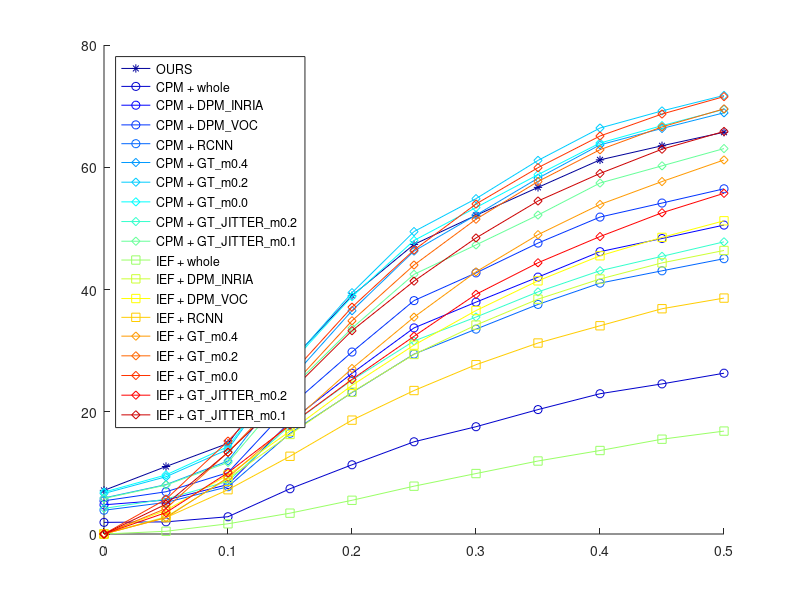
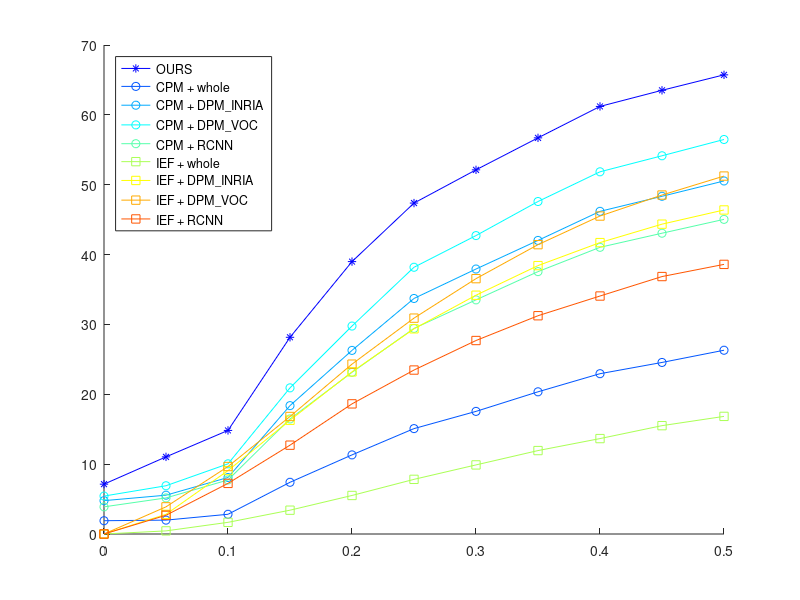

MATLAB code to generate these figures, in order:
% plot_pck_results.m
% 
clc; close all; clear;

testdatatype = 'synthetic';

if strcmp(testdatatype, 'real')
    numimages = [45 49 29 25 23 21 75 28 16 47];
pcks = [...
    3.17	1.11	1.9	1.27	1.11	1.9	1.9	3.81	1.11	2.38	0	0	0	0	0	0	0	0	0;
    1.75	0.15	1.31	0.58	0.15	1.9	2.48	1.6	0.73	0.87	0	0	0	0	0	0	0	0	0;
    1.48	1.23	2.46	1.97	1.23	3.45	6.4	3.2	1.23	1.72	0	0	0	0	0	0	0	0	0;
    2.29	0.86	2	2.29	0.86	2.86	1.14	1.43	1.71	2.57	0	0	0	0	0	0	0	0	0;
    1.24	0.62	1.24	1.86	0.62	0.93	2.8	2.17	1.55	0.62	0	0	0	0	0	0	0	0	0;
    0	1.02	1.7	2.38	1.02	2.38	1.36	2.04	0.68	1.02	0	0	0	0	0	0	0	0	0;
    0.86	0.19	0.38	0.48	0.19	0.67	0.19	1.24	0.57	0.67	0	0	0	0	0	0	0	0	0;
    2.55	0.77	1.02	1.28	0.77	1.53	1.79	2.55	0.26	1.79	0	0	0	0	0	0	0	0	0;
    2.23	1.04	3.12	0.45	1.04	0.89	3.35	5.58	0.45	2.68	0	0	0	0	0	0	0	0	0;
    2.28	0	0	0	0	1.5	1.34	1.12	0	0.83	0	0	0	0	0	0	0	0	0;
    3.17	1.11	1.9	1.27	1.11	1.9	1.9	3.81	1.11	2.38	0.16	0.79	0.48	0.32	0.95	1.59	2.06	0.63	0.95;
    1.75	0.15	1.31	0.58	0.15	1.9	2.48	1.6	0.73	0.87	0.29	0.58	0.15	0.29	1.75	1.6	1.75	0.87	1.46;
    1.48	1.23	2.46	1.97	1.23	3.45	6.4	3.2	1.23	1.72	0	1.97	0.49	0.25	0.49	0.49	1.48	0.74	1.48;
    2.29	0.86	2	2.29	0.86	2.86	1.14	1.43	1.71	2.57	0	1.14	1.43	0	1.71	2.57	2.86	1.14	1.43;
    1.24	0.62	1.24	1.86	0.62	0.93	2.8	2.17	1.55	0.62	0	0.62	0.93	0	0	0.62	0.93	1.24	1.86;
    0	1.02	1.7	2.38	1.02	2.38	1.36	2.04	0.68	1.02	0	1.02	1.36	0	0	2.04	1.7	1.7	1.36;
    0.86	0.19	0.38	0.48	0.19	0.67	0.19	1.24	0.57	0.67	0.1	0.19	0.1	0.1	0.67	0.38	0.48	0.67	0.38;
    2.55	0.77	1.02	1.28	0.77	1.53	1.79	2.55	0.26	1.79	0	0.77	0.26	0	1.53	0.26	0.51	0.26	0.77;
    2.23	1.04	3.12	0.45	1.04	0.89	3.35	5.58	0.45	2.68	0	0.89	0.89	0	0.45	1.34	2.23	1.34	0;
    2.28	0	0	0	0	1.5	1.34	1.12	0	0.83	0	0	0.16	0	0.35	0.82	0.7	0.35	1.04;
    4.44	1.59	2.38	1.59	1.59	2.06	3.02	4.92	1.43	3.17	0.79	2.7	3.17	0.95	3.49	6.03	6.67	2.06	5.24;
    3.64	0.44	2.77	0.87	0.44	4.08	6.41	4.23	1.75	2.92	0.44	2.48	0.58	0.44	4.23	5.25	5.69	2.48	5.1;
    5.17	5.91	8.37	7.39	5.91	10.1	14.78	9.61	4.43	5.17	1.48	6.9	3.45	2.22	3.45	4.93	5.91	3.94	5.42;
    6	4.86	6.57	9.14	5.14	8.57	9.14	7.43	5.43	8.29	1.14	6	6.57	1.71	5.71	7.71	6.29	4.29	6.57;
    2.8	1.24	2.8	4.04	1.24	1.86	4.97	4.66	2.17	1.86	0.31	2.48	3.42	0.31	1.86	2.8	4.66	3.42	4.66;
    3.4	4.08	5.44	5.78	4.08	7.14	7.48	7.14	4.42	5.78	1.36	4.76	7.14	1.36	5.78	7.48	9.18	8.5	7.82;
    1.52	0.48	0.57	0.76	0.48	0.95	1.33	2.19	1.14	1.81	0.29	0.48	0.19	0.29	1.33	1.52	1.71	1.43	2.19;
    2.55	0.77	1.28	1.28	0.77	1.53	2.04	3.06	0.26	2.3	0.51	2.3	2.55	0.51	4.08	4.34	4.59	1.79	2.81;
    4.91	2.6	8.93	7.89	2.6	5.58	10.79	14.43	5.61	5.8	0	1.79	2.23	0	2.31	2.75	4.99	4.46	2.68;
    2.28	0	0	0	0	1.5	1.34	1.12	0	0.83	0.18	0.18	0.53	0.35	2.24	3.09	2.1	1.4	3.82;
    13.81	3.81	7.78	6.83	3.81	7.78	10.95	10.63	5.08	7.62	2.06	6.19	6.83	2.38	6.67	11.11	14.44	6.19	11.11;
    9.91	1.31	5.25	2.19	1.31	8.45	12.97	11.66	4.81	8.31	0.87	4.23	1.31	0.87	7.87	9.48	10.79	6.41	9.48;
    11.58	8.87	16.01	15.27	9.11	18.23	25.86	19.7	9.36	11.08	3.45	13.79	9.85	4.68	9.36	14.53	15.27	9.11	13.05;
    10	6.57	11.14	14.86	7.43	15.43	14.57	16	11.43	12.86	1.71	11.43	9.71	2.57	10	14.29	14.29	10	12.86;
    9.01	2.48	7.45	11.49	2.48	8.7	11.8	12.73	8.39	5.28	0.62	4.35	7.76	0.62	4.66	5.59	9.32	6.52	7.45;
    6.8	6.46	7.14	12.24	6.46	12.93	15.31	11.9	7.82	10.88	3.4	9.52	15.65	3.4	13.61	18.03	19.05	16.33	17.69;
    5.81	0.86	1.81	1.43	1.14	3.71	4.67	5.71	2.38	4.38	0.48	1.24	0.38	0.67	3.05	3.24	4.38	3.14	4.57;
    6.63	2.3	3.32	4.85	2.3	5.36	7.4	8.42	2.81	6.38	2.04	5.1	6.38	2.04	9.18	9.44	10.46	5.36	8.16;
    11.16	3.05	13.47	10.71	3.05	10.45	16.22	24.29	8.81	12.6	0	5.88	5.43	0	4.61	6.32	9.97	7.29	5.43;
    4.71	2.01	2.01	2.89	2.93	5.37	5.83	3.93	1.66	4.18	0.18	0.18	1.58	0.35	3.91	6.32	5.97	3.42	7.13;
    21.27	6.03	12.86	10.79	6.03	13.81	16.67	18.89	7.14	13.17	3.02	10.63	10.32	3.33	11.43	18.73	21.27	11.43	15.87;
    14.29	2.19	7.14	3.5	2.19	12.97	16.62	17.06	6.85	12.39	2.33	6.85	3.21	2.33	12.1	16.03	18.51	10.06	13.99;
    16.01	12.81	23.89	23.4	13.3	23.89	36.7	27.83	13.3	18.97	4.93	20.2	15.52	6.4	16.01	20.44	23.15	15.76	21.67;
    15.71	12	18	21.71	12.86	23.43	24.57	26.29	17.71	22	2.86	18.29	18	4	14.86	21.71	22	16.86	20.57;
    13.35	4.04	10.87	13.98	4.04	14.91	19.88	17.7	10.25	11.18	0.93	7.45	12.42	0.93	6.83	14.29	18.32	10.87	10.87;
    10.54	10.88	13.95	21.77	10.88	25.85	28.91	24.15	13.95	19.05	4.76	14.29	23.81	4.76	21.77	27.21	29.93	24.15	28.91;
    8.48	1.62	2.76	2.48	1.81	6.48	8.67	8.38	4.67	6.38	1.14	3.14	1.05	1.52	5.9	6.67	8.19	4.95	8.38;
    12.5	5.36	5.87	9.18	5.36	12.24	14.8	13.78	6.38	9.95	3.32	7.4	11.99	3.32	13.52	13.01	16.33	10.97	14.03;
    16.07	6.77	21.21	16.29	6.77	16.65	26.15	33.36	11.56	21.98	0	8.56	8.56	0	8.78	11.31	13.54	12.8	13.17;
    8.36	3.41	3.41	4.64	4.33	9.15	11.04	7.98	3.44	6.83	0.39	0.39	2.34	0.92	7.77	12.36	11.84	6.2	12.38;
    30.79	7.78	16.67	13.17	7.94	20.16	25.4	25.4	10.48	19.52	3.97	15.24	12.54	4.29	16.03	26.51	28.73	15.08	23.02;
    22.16	3.79	10.35	5.54	3.79	19.39	26.97	25.22	11.08	18.37	3.5	8.31	4.37	3.5	15.74	19.97	23.32	12.68	18.22;
    25.62	19.21	37.44	36.95	20.44	35.47	50.25	39.41	21.18	28.82	6.65	25.86	21.92	8.13	22.17	28.08	31.28	23.4	30.3;
    22.57	15.71	23.43	27.43	16.29	29.71	32	30.86	22.29	27.71	5.71	23.14	23.71	7.43	23.14	30.57	30.57	21.71	27.14;
    17.39	7.14	17.39	20.5	7.14	22.36	28.57	24.84	15.84	15.22	1.24	8.7	19.88	1.24	13.35	21.12	23.6	14.91	17.7;
    14.97	15.31	19.73	31.29	15.31	35.71	41.84	31.63	21.43	24.83	6.8	17.69	31.63	6.8	31.29	37.76	38.78	34.01	38.78;
    13.05	2.57	4.48	3.52	3.14	9.14	13.52	13.71	6.19	10.19	1.62	4.76	1.43	2.29	9.14	11.33	12.76	7.24	12.67;
    17.09	6.38	7.4	13.01	6.38	17.09	18.37	17.86	8.67	16.07	4.34	9.69	14.29	4.34	19.9	22.19	28.06	15.56	19.13;
    22.32	10.52	26.89	22.35	10.52	22.78	32.47	41.99	19.4	27.34	0	12.57	12.13	0	12.05	17.26	19.49	18.9	18.3;
    11.55	3.41	3.41	4.64	4.33	11.6	13.76	10.03	5.68	9.19	0.57	0.57	3.34	1.1	11.51	15.68	15.16	8.84	14.14;
    37.14	10	19.37	16.83	10.16	25.4	31.59	30.48	13.33	24.76	5.56	19.37	16.19	5.87	21.27	32.38	34.6	19.21	28.41;
    27.26	5.1	12.24	7.29	5.1	23.91	29.74	30.76	13.27	22.16	4.66	10.35	5.98	4.66	20.26	25.07	29.01	16.47	24.49;
    28.08	22.91	41.38	39.66	24.63	42.86	57.14	45.32	23.4	33	8.87	30.05	27.09	10.59	30.05	36.21	39.66	29.06	39.66;
    28.29	20	29.14	35.43	20	35.14	40	37.71	25.14	32.57	6.86	27.71	28.86	8.86	30.29	38.29	38.29	28.86	34;
    20.5	8.39	20.19	22.98	8.39	25.47	32.92	27.95	18.63	18.01	2.8	10.25	23.29	2.8	17.7	25.78	30.12	21.74	20.81;
    22.79	21.09	28.23	41.16	21.09	47.96	52.04	40.82	27.89	31.29	9.52	20.75	37.76	9.52	38.78	47.62	48.64	42.18	48.3;
    17.43	3.52	6	4.48	4.1	12	18.67	18.38	8.38	12.57	2.38	6.67	3.05	3.14	13.05	15.05	16.57	10	17.05;
    19.9	7.65	10.71	17.09	7.65	22.19	23.98	26.28	12.76	24.23	6.38	12.76	17.6	6.38	22.96	29.59	34.69	20.66	27.04;
    29.02	13.9	32.95	28.04	13.9	27.47	37.08	49.36	22.53	31.95	0.45	14.43	14.88	0.45	15.73	22.43	23.69	23.51	22.92;
    15.81	4.35	4.35	6.57	5.45	14.39	18.52	13.71	7.14	11.19	1.1	1.1	4.77	2.02	15.4	20.87	20.71	10.61	19.72;
    42.22	10.32	20.79	18.1	10.48	28.41	34.29	33.33	15.24	28.1	6.19	22.54	18.1	6.51	25.56	37.14	39.05	22.86	33.97;
    34.26	7	14.72	9.91	7	28.28	35.42	36.88	17.06	26.68	5.98	11.95	7.87	5.98	24.49	32.22	36.44	19.53	30.17;
    32.51	26.6	47.04	46.55	28.33	50	63.79	53.94	27.09	39.9	12.07	34.73	31.28	14.29	36.21	41.13	45.57	33.25	43.35;
    35.14	22.29	32	39.71	22.29	39.43	45.71	45.43	32.86	39.14	8.57	31.71	33.71	10.57	38.86	45.14	46	35.71	40;
    26.71	10.25	23.6	25.47	10.25	29.81	39.44	30.12	23.29	19.88	4.04	11.49	27.02	4.04	23.29	31.06	36.96	24.84	25.16;
    26.87	24.49	34.01	43.54	24.49	54.08	58.16	45.24	32.31	37.76	11.9	25.17	42.18	11.9	46.6	56.8	57.82	48.98	52.38;
    23.24	4.38	7.52	5.52	5.33	14.95	23.33	22.57	10.48	16.57	2.86	8.48	3.62	3.81	16.29	20	20.67	12.67	20;
    23.72	8.42	11.99	18.88	8.42	27.55	28.83	31.89	13.78	28.06	8.16	16.07	21.43	8.16	27.81	37.76	40.56	25.26	34.95;
    33.93	14.35	35.62	30.34	14.35	31.04	42.51	56.76	27.25	33.81	1.96	20.34	20.34	1.96	18.85	24.73	28.23	24.58	27.96;
    20.82	5.22	5.22	7.99	7.24	19.05	23.88	17.78	9.4	14.73	1.54	1.54	5.53	3	18.65	24.43	24.48	12.46	22.61;
    49.84	13.17	23.17	21.27	13.33	34.76	41.59	39.37	18.1	32.22	7.14	24.76	20.16	7.46	28.89	41.11	44.76	27.14	37.78;
    41.69	8.75	17.06	11.95	8.75	31.92	40.67	40.96	19.39	29.74	7.58	14.72	10.06	7.58	28.28	36.15	41.98	23.76	34.69;
    38.18	29.56	50.99	50.99	31.28	53.94	69.21	60.59	31.53	44.58	14.78	39.41	36.7	17.73	40.64	44.33	49.01	38.18	48.77;
    38.86	25.43	35.43	45.14	25.43	45.71	49.14	48	33.71	42.86	10.57	36.29	38.86	12.57	44.86	51.71	52.29	42.86	47.43;
    29.19	11.8	24.84	27.64	11.8	33.85	43.17	32.92	26.09	22.98	4.35	13.66	30.12	4.35	27.33	34.16	41.3	27.64	28.57;
    31.97	26.53	37.07	50	26.53	59.52	63.61	50.34	37.41	42.18	14.63	28.91	46.6	14.63	52.04	63.61	65.65	57.48	56.8;
    28.95	5.14	8.67	6.38	6.19	18.29	26.48	27.62	12.86	20.95	3.9	10.19	5.14	4.95	19.52	24.67	25.33	15.9	23.9;
    32.4	11.73	15.31	21.94	11.73	33.93	37.24	37.76	19.64	32.14	9.18	18.11	25.51	9.18	32.65	42.09	47.45	28.83	40.56;
    42.41	16.58	37.86	32.57	16.58	33.87	46.49	61.22	29.55	37.38	1.96	22.2	22.65	1.96	23.47	27.04	31.06	25.92	30.27;
    24.92	6.9	6.9	10.12	9.13	23.48	27.99	22.07	11.5	18.71	1.76	1.76	5.89	3.42	21.16	28.52	28.66	14.88	25.63;
    53.81	14.13	24.76	22.54	14.29	36.67	45.71	42.54	20	35.71	8.73	26.35	22.06	8.89	32.22	44.92	49.37	31.43	41.9;
    46.65	10.5	19.24	13.85	10.5	34.26	44.46	45.34	21.14	33.97	8.6	16.47	11.52	8.6	32.07	41.98	46.21	26.09	39.5;
    44.33	32.27	55.42	55.42	33.99	56.4	74.38	65.27	34.24	48.52	17.98	42.12	41.38	21.18	44.33	46.8	54.43	42.12	52.71;
    43.71	27.43	38	47.43	27.43	50	52	53.14	36.57	45.71	12.29	40.29	44.57	14.86	47.71	57.14	57.14	46	53.43;
    32.61	13.35	27.95	30.43	13.35	36.34	47.52	37.89	29.19	27.02	4.97	15.53	34.16	4.97	30.75	38.51	45.03	31.37	31.37;
    34.35	30.27	38.78	52.04	30.27	65.65	69.73	56.8	41.5	47.62	16.33	30.27	50.68	16.33	57.48	68.37	71.09	62.93	60.54;
    33.9	5.62	10.48	7.14	6.76	20.86	30.1	30.86	15.43	24.1	5.05	11.33	6.76	6.19	23.43	27.14	28.38	19.81	26.57;
    35.97	13.52	17.09	25.26	13.52	37.76	40.56	42.86	23.72	35.46	9.69	19.64	26.53	9.69	36.73	46.43	50.77	33.42	44.39;
    45.98	18.36	38.75	36.15	18.36	35.8	48.45	65.39	30.45	40.95	1.96	22.65	23.1	1.96	26.4	29.45	33.47	27.86	31.24;
    29.18	7.5	7.5	11.68	9.92	26.68	33.24	27.73	14.75	23.67	2.6	2.6	7.05	4.45	24.62	32.46	33.98	18.39	29.43;
    56.98	15.71	27.3	25.08	15.87	38.57	48.57	47.3	21.75	38.57	9.52	28.57	23.17	9.84	35.71	48.1	52.06	34.76	45.56;
    51.6	12.39	21.87	16.18	12.39	38.19	47.67	48.54	22.89	38.19	9.62	17.64	12.83	9.62	35.42	45.63	50	29.45	43.59;
    50.99	34.24	57.14	58.13	35.96	58.62	77.59	69.21	38.67	51.97	19.7	43.1	44.58	23.15	48.52	50.25	57.64	46.31	55.91;
    48.86	31.14	41.71	50.57	30.86	53.71	55.71	57.14	39.71	50.86	12.86	44.29	48.57	15.43	50.57	62.57	58.86	47.71	56.86;
    35.09	14.29	28.88	33.23	14.29	41.61	50.62	40.37	33.23	30.12	5.59	16.77	35.09	5.59	34.47	40.99	49.38	32.61	34.47;
    37.76	30.95	40.14	55.1	30.95	68.71	72.79	62.24	45.58	51.7	17.01	32.65	54.08	17.01	60.88	73.47	75.51	69.05	65.31;
    38.1	6.19	11.33	8	7.62	24	33.81	34.38	17.9	28.86	5.62	12.57	8.19	7.05	27.71	31.14	33.14	23.62	30;
    40.31	14.03	19.13	27.3	14.03	41.58	43.37	47.96	27.3	39.8	11.22	21.43	28.57	11.22	39.29	50.51	53.83	38.27	49.74;
    50.45	19.96	40.71	39	19.96	41.31	52.1	66.28	33.12	42.81	2.59	26.1	26.1	2.59	28.81	31.04	35.95	28.93	33.62;
    31.46	8.48	8.48	12.65	10.89	28.84	35.27	29.51	16.65	25.87	2.6	2.6	7.54	4.63	28.62	37.84	38.15	20.8	33.05;
    ];

elseif strcmp(testdatatype, 'synthetic')
    numimages = [100 100 100 100 100 100 100 100 100 100];
pcks = [...
    9.79	2.29	5.66	6.77	4.68	6.58	8.44	9.74	5.22	8.14	0	0	0	0	0	0	0	0	0;
    7.21	2.16	5.14	5.96	4.43	7.25	7.95	7.07	4.9	5.8	0	0	0	0	0	0	0	0	0;
    9	2.43	7.11	6.58	5.03	6.26	6.91	8.4	5.22	7.27	0	0	0	0	0	0	0	0	0;
    3.64	2.2	3.92	4.77	4.19	4.67	5.22	5.37	3.54	4.4	0	0	0	0	0	0	0	0	0;
    13.07	2.08	6.14	7.63	3.98	6.34	7.82	7.81	5.28	7	0	0	0	0	0	0	0	0	0;
    4.07	0.93	3.78	4.08	3.8	4.43	4.84	5	3.14	4.93	0	0	0	0	0	0	0	0	0;
    7.14	1.65	5.1	3.91	4.64	6.11	7.27	9.38	5.22	7.67	0	0	0	0	0	0	0	0	0;
    5.36	2.32	4.11	7.08	3.02	7.94	9.07	8.14	4.69	6.34	0	0	0	0	0	0	0	0	0;
    7.21	1.6	4.84	5.23	3.75	5.16	5.57	5.56	2.73	4.39	0	0	0	0	0	0	0	0	0;
    4.86	1.36	1.96	2.29	1.36	4.22	3.19	2.04	1.92	2.16	0	0	0	0	0	0	0	0	0;
    14.21	2.29	5.82	7.3	5.14	7.35	9.84	11.87	6.12	9.85	0.43	2.32	3.29	2.58	2.55	3.25	4.93	3.04	4.18;
    12.57	2.41	5.55	6.28	5.66	9.9	10.91	9.71	6.37	8.73	0.73	2.22	3.57	1.87	2.62	3.41	5.91	4.53	6.26;
    12.93	2.43	7.8	8.81	7.7	8.97	11	12.59	8.08	9.59	0.98	5.44	5.87	5.3	4.28	6.1	7.56	6.16	5.97;
    7.86	2.27	4.84	7.01	6.67	7.28	8.78	8.62	5.66	7.57	0.21	2.71	5.6	4.34	3.88	5.87	8	3.76	5.59;
    17.64	2.08	6.75	8.94	3.98	8.47	10.69	10.95	6.06	9.4	0.29	2.96	4.11	1.28	2.17	3.13	5.61	2.32	5.12;
    6.71	1.23	5.63	6.16	6.51	8.21	7.91	8.03	5.62	7.52	0.38	3.5	4.28	4.78	3.12	5.66	5.76	3.28	4.19;
    11.57	1.88	5.33	4.68	6.1	8.18	9.95	12.28	6.27	9.7	0.14	1.68	2.32	1.25	1.44	3.32	4.8	3.22	5.02;
    7.64	2.32	4.11	9	3.02	8.87	10.78	9.62	5.38	7.65	0.51	1.37	4.09	0.94	2.06	3.64	5.16	3.38	4.68;
    12.14	1.6	7.77	8.61	5.51	8.55	9.88	10.56	4.96	7.16	0.79	6	5.42	4.48	2.94	5.42	7.34	4.43	5.72;
    7.14	1.36	1.96	2.29	1.36	5.03	3.91	2.44	2.61	2.9	0	0	0.33	0	1.7	1.9	1.79	0.91	2.05;
    16.29	2.37	6.58	8.15	5.6	9.65	12.81	14.11	7.82	12.28	1.88	7.38	8.33	5.91	8.53	13.09	15.78	10.29	13.15;
    15.07	2.58	5.72	6.7	6.82	11.28	13.67	13.16	8.46	11.44	1.53	7.58	8.06	5.42	7.91	12.29	15.24	11.04	13.22;
    15	2.65	9.71	10.48	9.55	11.96	14.11	16.01	10.97	11.87	2.99	17.87	15.76	13.51	14.61	18.72	21.16	16.55	18.71;
    15	4.92	13	18.05	15.49	18.39	19.41	20.27	12.72	16.76	2.55	9.65	15.38	13.23	11.18	16.05	18.43	11.75	14.94;
    18.86	2.24	7.22	10.4	4.28	9.72	12.95	13.26	6.91	11.51	1.51	11.45	10.36	5.08	10.15	13.32	16.16	8.38	14.45;
    12.71	3.19	11.94	13.4	12.57	15.92	15.93	16.71	12.37	15.11	0.96	10.16	9.49	10.38	11.22	14.57	13.45	10.09	13.34;
    14.71	2.04	5.49	5.14	7.56	10.42	12.69	14.57	7.51	11.75	0.86	5.87	4.89	5.37	6.19	10.17	12.18	8.8	11.68;
    9.07	2.32	4.11	10.15	3.02	9.79	13.18	12.05	5.69	8.84	1.31	4.3	9.68	2.8	8.08	13.13	14.09	8.11	12.78;
    23.36	4.56	15.17	15.69	11.09	16.71	18.66	19.13	9.85	13.15	2.34	15.51	13.02	9.98	10.73	17.58	20.9	11.46	15.9;
    8.21	1.36	1.96	2.29	1.36	5.67	5.03	3.83	3.96	4.33	0.77	0.99	1.63	0.77	3.84	4.8	4.6	3.81	5.46;
    31.29	7.76	17.94	19.3	14.09	24.88	28.01	29.01	16.79	24.3	3.6	14.48	16.06	11.43	15.89	24.77	26.9	17.85	22.73;
    33.29	9.33	20.11	19.92	19.76	29.14	32.62	30.51	22.66	27.23	3.48	14.91	13.56	11.08	16.2	20.75	24.89	18.13	21.59;
    33.79	10.67	28.35	29.88	24.6	30.27	33.52	36.09	25.28	31.02	6.17	31.12	26.52	22.83	27.53	35.28	37.05	26.65	32.46;
    23.57	9.27	21.98	28.77	24.67	27.82	31.3	32.26	21.43	26.09	5.09	17.85	23.81	20.84	19.92	27.29	29.5	20.28	25.71;
    41.5	7.91	18.42	23.76	12.86	27.8	32.1	29.9	17.63	26.91	3.67	18.44	18.35	9.29	19.85	25.61	29.04	18.17	26.61;
    22.86	7.02	21.32	24.6	21.77	28.93	28.85	30.89	21.03	28.17	1.79	18.29	16.37	17.55	20.49	24.28	23.67	18.4	23.75;
    30.36	7.28	16.75	14.66	19.12	25.48	31.02	30.24	18.49	26.64	2	10.67	9.32	10.59	13.17	18.59	22.02	14.41	19.13;
    11.71	3.04	6.45	13.84	4.23	15.64	18.41	16.85	8.88	13.38	2.49	9.67	17.87	5.44	16.49	24.06	23.43	15.51	23.31;
    39.79	8.55	28.57	29.55	20.42	34.04	33.88	33.21	18.69	24.66	4.54	25.77	23.31	16.85	21.78	29.16	33.73	21.25	28.13;
    13.43	3.19	3.88	4.93	3.19	8.14	10.19	8.43	6.76	7.74	1.26	1.63	3.05	1.26	8.76	9.07	9.2	7.68	8.73;
    47.5	12.46	25.69	29.71	23.25	38.78	42.58	42.53	24.86	37.39	6.52	21.25	23.78	16.33	24.87	35.49	38.97	24.03	33.84;
    46.07	14.11	28.87	29.96	26.58	40.96	43.92	41.92	30.85	37.12	5.42	22.12	21.07	16.69	24.2	32.52	35.53	24.92	29.78;
    43.64	15.57	40.78	41.27	34.11	43.39	47.55	48.53	33.88	42.84	9.78	41.83	37.69	33.07	39.17	47.51	49.72	36.07	44.96;
    31.5	13.25	26.95	35.81	30.39	35.6	38.22	40.51	27.37	33.43	7.84	24.57	31.47	28.63	29.44	38.51	39.55	27.85	35.9;
    55.29	12.63	27.14	32.28	19.61	39.54	44.52	42.43	26.2	36.29	5.21	25.76	26.55	14.76	30.35	39	42.28	28.15	38.74;
    30.57	9.6	28.41	32.09	29.13	37.8	38.11	39.83	28.25	36.34	2.89	26.85	24.53	24.01	29.14	34.56	34.73	25.72	32.21;
    40.71	10.64	24.75	21.58	25.78	36.21	42.31	42.22	26.36	37.06	3.29	16.41	14.15	16.67	19.85	28.11	32.1	21.46	28.05;
    23.29	8.77	16.38	27.56	11.41	33.09	36.09	31.47	18.65	28.53	4.16	15	25.09	8.71	27.31	35.5	35.07	22.24	33.7;
    49.86	11.42	37.85	38.97	26.34	44.51	43.9	43.23	24.93	34.23	7.82	35.41	33.94	25.19	33.56	42.94	46.98	30.22	40.88;
    21.5	4.8	6.02	8.45	4.8	15.49	17.55	15.84	10.52	13.42	2.23	2.9	4.88	2.23	12.84	14.65	16.13	12.24	14.56;
    55	14.85	31.18	35.86	28.51	47.04	51.32	51.05	30.14	45.51	9.73	27.49	30.14	21.61	34.42	46.26	49.25	32.27	42.9;
    55.5	17.95	35.44	37.41	32.48	49.03	52.5	50.67	37.68	45.35	7.66	28.32	27.27	21.64	32.22	40.3	44.3	31.71	37.85;
    52.79	20.61	51.63	52.59	43.1	55.48	59.53	59.76	41.5	55.26	12.81	51.13	46.69	39.45	48.28	57.72	59.14	43.72	54.91;
    39.21	18.31	35.15	46.83	39.46	46.02	51.03	50.83	35.86	43.01	9.97	30.35	38.56	34.52	37.75	47.37	48.46	34.11	41.49;
    63	14.32	32.42	39.07	23.42	47.53	53.81	50.18	31.78	44.95	6.73	32.07	33.49	17.73	39.92	48.5	52.9	36.22	46.87;
    39.79	13.89	38.15	43.17	39.09	49.86	50.78	51.89	36.84	47.55	5.02	33.01	31.83	30.17	35.82	43.4	42.96	31.72	39.81;
    48.21	13.61	30.96	27.4	31.44	45.6	51.7	51.77	33.17	45.61	4.69	22.53	18.87	22.87	28.56	39.29	41.91	29.99	36.99;
    30.57	13.59	22.71	37.02	16.28	44.87	46.68	41.35	24.95	36.32	6.11	18.94	31.83	11.59	37.78	44.7	45.82	29.32	41.59;
    61.86	16.72	51.3	51.15	33.51	57.56	56.08	53.77	31.02	43.65	11.41	44.82	43.16	31.02	43.28	52.62	57.87	38.07	50.14;
    27.79	7.02	8.23	11.33	7.02	19.87	21.32	18.92	12.76	17.52	4.11	5.06	7.18	4.11	16.75	19.86	21.97	16.3	21.13;
    60.93	17.49	35.6	40.97	32.45	53.95	57.64	57.05	33.96	50.89	12.07	32.84	37.14	26.14	42.59	55.16	58.23	39.24	51.18;
    62.29	21.83	41.65	43.84	38.74	56.27	59.19	58.28	42.94	51.81	9.71	34.3	33.6	27.01	39.65	47.06	51.06	38.3	44.13;
    58.71	23.25	58	58.96	48.94	64.86	67.52	66.79	47.78	62.46	15.34	58.36	54.66	44.41	55.55	66.89	67.69	51.64	62.87;
    42.36	20.69	38.32	50.42	44.3	51.88	54.95	54.45	38.78	46.76	12.44	34.07	43.78	38.15	43.98	52.4	52.94	39.88	47.67;
    67.29	17.63	37.56	45.22	28.71	55.12	60.73	57.04	36.38	51.29	8.75	36.07	39.48	21.36	47.64	56.42	59.73	43.98	53.87;
    41.79	15.28	41.14	46.34	41.98	53.01	54.36	55.96	39.97	51.48	6.76	37.58	37.64	35.35	42.74	49.05	50.01	39.21	46.75;
    57.36	16.63	37.19	33.29	37.53	53.1	60.11	60.52	39.5	52.1	5.94	28.33	22.01	28.03	36.23	47.91	50.76	35.82	45.21;
    33.64	14.48	24.65	39.85	17.52	49.09	50.22	44.82	27.96	39.53	8.33	22.44	39.11	13.95	46.06	53.62	55.06	36.81	49.16;
    65.36	19.66	55.1	54.95	36.4	61.46	59.9	57.79	33.23	47.57	14.06	51.14	48.85	37.06	51.16	60.56	64.96	46.05	57.48;
    31.57	8.59	10.1	13.34	8.59	22.96	23.98	21.39	14.4	19.05	5.51	6.69	9.27	5.51	23.27	25.91	29.42	21.2	26.01;
    66.86	20.48	40.29	46.34	37.15	61.61	65.67	63.42	39.12	57.39	14.69	37.86	43.15	30.71	50.15	62.02	65.05	43.9	59.07;
    66.43	24.24	45.7	47.8	42.66	61.29	65.11	62.84	47.24	56.02	11.3	38.71	38.33	30.11	45.88	53.15	57.24	44.36	50.25;
    63.86	26.07	63.62	66.13	54.26	71.28	74.46	73.24	51.99	68.46	18.2	64.07	60.53	49.22	61.76	72.21	74.76	56.03	69.95;
    45.07	22.94	41.89	54.4	47.7	57.26	61.35	58.93	42.18	50.73	14.27	37.71	48.65	41.32	48.19	57.59	58.15	44.68	51.61;
    71	20.54	42.32	51.44	33.35	63	68.23	63.17	41.34	57.51	10.99	39.19	45.29	24.29	54.36	63.68	65.82	49.45	59.83;
    44.79	18.1	44.68	52.07	46.77	59.44	59.7	60.96	43.49	56.05	8.01	42.15	42.43	39.04	48.25	55.2	55.64	44.06	53.4;
    61.71	19.91	41.49	37.31	41.63	59.48	65.67	65.82	43.32	56.78	7.69	33.3	25.52	33.18	43.8	54.48	57.84	40.85	51.72;
    40.5	17.36	28.29	44.88	20.59	55.5	55.79	50.63	32.22	44.07	10.64	25.56	44.3	16.13	52.62	60.13	60.59	43.08	55.31;
    69.29	23.54	60.18	60.21	41.11	67.29	67	63.32	36.74	51.97	16.62	57.32	54.82	41.43	56.67	65.93	70.45	51.4	63.51;
    37.57	10.37	11.8	15.37	10.37	25.93	28.19	25.55	18.45	22.83	7.02	8.34	11.17	7.02	28	32.33	33.75	25.92	30.12;
    72.86	22.96	44.43	50.67	40.37	67.86	72.47	70.07	43.12	63.76	16.45	41.09	47.92	33.88	56	68.35	71.42	49.82	64.51;
    70	28.38	50.68	51.73	47.45	66.7	70.68	69.57	50.96	61.24	13.8	42.61	42.66	33.24	50.18	58.82	63.37	49.28	54.83;
    69.14	28.24	69.24	71.78	58.58	77.43	79.83	79.48	56.21	73.75	20.08	68.97	65.37	52.25	66.74	77.37	80.24	61.45	74.19;
    48.07	24.73	44.35	57.6	50.29	60.96	64.8	62.63	45.49	54.71	15.78	40.01	51.26	44.67	51.96	61.27	62.04	48.47	56.14;
    73.71	22.84	46.73	55.82	36.29	67.81	72.43	67.86	44.4	61.87	12.09	42.68	50.62	26.5	60.06	69.46	71.62	54.45	65.03;
    48	20.26	48.77	56.5	50.49	63.78	65.26	64.9	45.88	60.06	9.22	44.74	47.31	42.28	52.86	59.63	60.46	47.7	56.97;
    68.29	23.84	46.65	41.84	47.09	67.01	71.51	71.78	47.97	64.9	9.35	37.43	28.86	36.97	49.99	61.5	62.6	46.22	57.52;
    48.36	20.55	32.75	51.42	24.68	62.71	63.35	57.42	35.85	50.72	11.98	27.51	48.56	17.89	57.7	63.27	64.83	46.19	59.28;
    71.57	26.4	65.42	64.53	43.87	72.25	72.05	66.65	40.03	56.53	19.98	62.72	59.97	45.12	61.81	71.52	75.67	54.56	67.68;
    42.07	11.29	12.86	16.6	11.29	30.14	31.78	29.23	20.81	26.65	7.86	9.39	12.63	7.86	31.8	37.5	38.86	28.49	33.7;
    74.64	24.67	47.39	53.46	42.81	70.69	75.86	74.54	45.56	66.77	17.99	43.67	50.91	36.1	59.98	72.09	75.48	54.21	69.36;
    71.43	30.27	53.3	53.47	49.29	70.29	73.56	72.49	53.01	63.84	16.89	46.28	45.99	37.31	53.94	61.6	66.56	53.15	58.67;
    71.93	30.42	71.43	74.64	61.08	80.36	82.98	82.13	59.04	76.84	22.43	73.35	69.4	56.22	70.51	81.47	84.38	66.63	77.66;
    50.86	26.06	46.33	59.58	52.69	64.08	67.66	65.49	47.4	57.32	17.6	42.13	54.59	47.39	55.06	63.89	64.7	51.22	58.69;
    74.57	24.17	48.29	57.7	37.97	70.28	74.44	70.16	47.33	64.85	14.01	45.6	53.28	29.38	62.54	73.04	74.34	58	69.57;
    51.86	21.55	50.7	58.56	51.8	65.69	68.03	67.56	47.94	62.63	10.01	46.93	50.73	44.91	57.17	64.18	63.93	51.05	61.39;
    70.36	25.6	48.77	43.95	50.19	70.31	75.3	74.36	50.12	68.26	11.62	40.05	31.15	40.99	54.92	66.58	67.3	52.02	62.7;
    51.43	21.69	33.95	53.36	25.76	64.98	66.43	60.13	38.23	52.58	14.1	29.36	51.09	20.3	62.04	66.87	68.42	49.42	62.5;
    74.07	28.91	69.21	69.16	46.75	74.61	73.96	69.65	42.33	59.68	21.47	65.51	64.1	46.96	66.24	74.91	79.5	57.79	71.1;
    44	12.24	14.06	17.56	12.24	32.22	33.96	31.57	23.28	29.54	8.98	10.66	13.98	8.98	34.2	41.41	42.45	32.05	37.88;
    76.14	26.81	48.81	55.65	44.86	73.25	78.46	77.16	47.71	69.74	19.72	46.03	53.75	38.95	64.14	76.36	79.2	57.99	72.94;
    72.86	32.12	55.72	56.19	51.38	72.42	75.8	74.87	55.19	66.52	18.09	48.42	48.5	39.32	57.09	65.07	69.82	57.29	61.48;
    75.07	32.56	75.15	77.73	63.88	83.13	86.05	85.52	62.35	80.15	24.21	75.69	73.16	58.05	74.18	85.31	87.66	70.69	80.93;
    53.36	27.69	48.26	62.13	54.7	66.27	70.39	67.74	49.79	59.97	18.47	43.78	56.45	49.38	58.48	66.1	67.08	53.47	61.29;
    75	25.26	50.1	59.54	39.68	72.97	76.8	73.04	50.21	67.59	15.26	46.77	55.97	30.79	66.7	75.69	76.3	61.09	72.16;
    54.5	22.89	51.91	60.73	53.47	68.64	69.32	68.9	49.74	65	10.75	48.68	53.99	46.8	60.97	66.16	66.28	53.31	64.08;
    73.07	27.49	51.09	45.97	52.39	72.15	77.5	76.76	52.33	70.7	13.14	43.08	33.66	42.68	59.34	70.76	71.49	55.73	66.81;
    55.36	24.44	37.27	56.49	28.73	67.89	69.35	63.92	40.3	56.22	15.32	31.16	53.23	21.53	65.05	68.86	71.24	52.35	65.37;
    75.71	31.03	72.48	72.08	48.55	77.3	76.67	72.77	44.97	62.39	23.3	68.3	68.16	48.35	68.67	77.56	81.22	61.21	73.19;
    46.21	12.77	14.59	18.24	12.77	35.08	37.15	34.01	25.37	32.3	10.11	11.95	15.52	10.11	37.3	43.64	45.27	34.23	40.31;
];

else
    error('invalid data type');
end


normscalors = 0:0.05:0.5;
numlocs = 10;
pck_avg = [];
for i = 1:numel(normscalors)
    pck_avg = [pck_avg; mean(pcks((i-1)*numlocs+1:i*numlocs,:))];
end


%% plot1
methods = {...
    'OURS', ...
    'CPM + whole', ...
    'CPM + DPM\_INRIA', ...
    'CPM + DPM\_VOC', ...
    'CPM + RCNN', ...
    'CPM + GT\_m0.4', ...
    'CPM + GT\_m0.2', ...
    'CPM + GT\_m0.0', ...
    'CPM + GT\_JITTER\_m0.2', ...
    'CPM + GT\_JITTER\_m0.1', ...
    'IEF + whole', ...
    'IEF + DPM\_INRIA', ...
    'IEF + DPM\_VOC', ...
    'IEF + RCNN', ...
    'IEF + GT\_m0.4', ...
    'IEF + GT\_m0.2', ...
    'IEF + GT\_m0.0', ...
    'IEF + GT\_JITTER\_m0.2', ...
    'IEF + GT\_JITTER\_m0.1', ...
    };
mark = {'*', ...
    'o', 'o', 'o', 'o', 'd', 'd', 'd', 'd', 'd', ...
    's', 's', 's', 's', 'd', 'd', 'd', 'd', 'd'};
CM = jet(numel(methods));
figure(1); hold on;
for i=1:numel(methods)
    plot(normscalors, pck_avg(:,i), 'color', CM(i,:), 'marker', mark{i});
end
legend(methods, 'Location', 'northwest');
hold off;


%% plot2
pck_avg_nogt = pck_avg(:,[1,2,3,4,5,11,12,13,14]);
methods = {...
    'OURS', ...
    'CPM + whole', ...
    'CPM + DPM\_INRIA', ...
    'CPM + DPM\_VOC', ...
    'CPM + RCNN', ...
    'IEF + whole', ...
    'IEF + DPM\_INRIA', ...
    'IEF + DPM\_VOC', ...
    'IEF + RCNN', ...
    };
mark = {'*', ...
    'o', 'o', 'o', 'o', ...
    's', 's', 's', 's'};
CM = jet(numel(methods));
figure(2); hold on;
for i=1:numel(methods)
    plot(normscalors, pck_avg_nogt(:,i), 'color', CM(i,:), 'marker', mark{i});
end
legend(methods, 'Location', 'northwest');
hold off;





